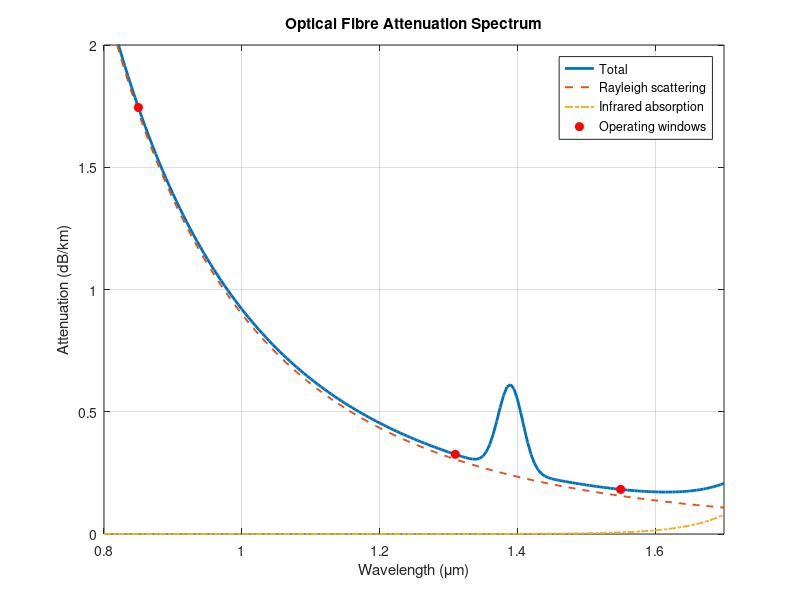
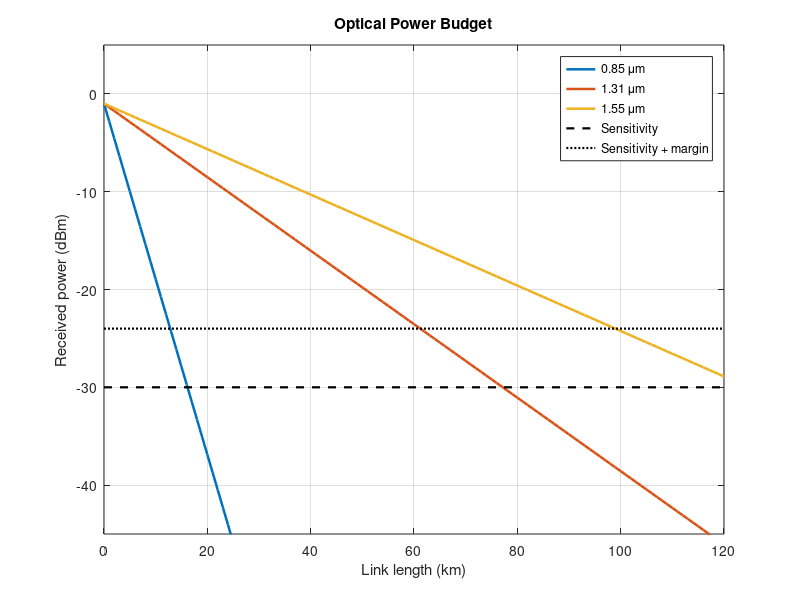
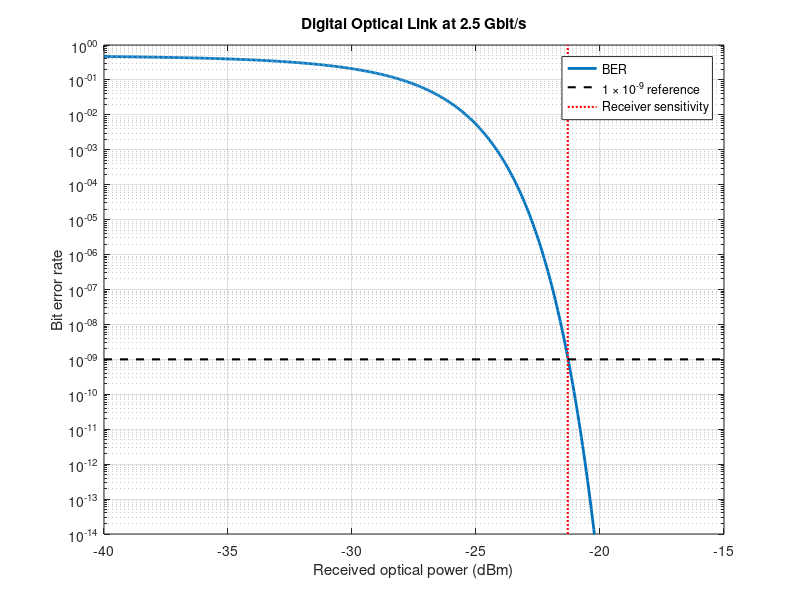
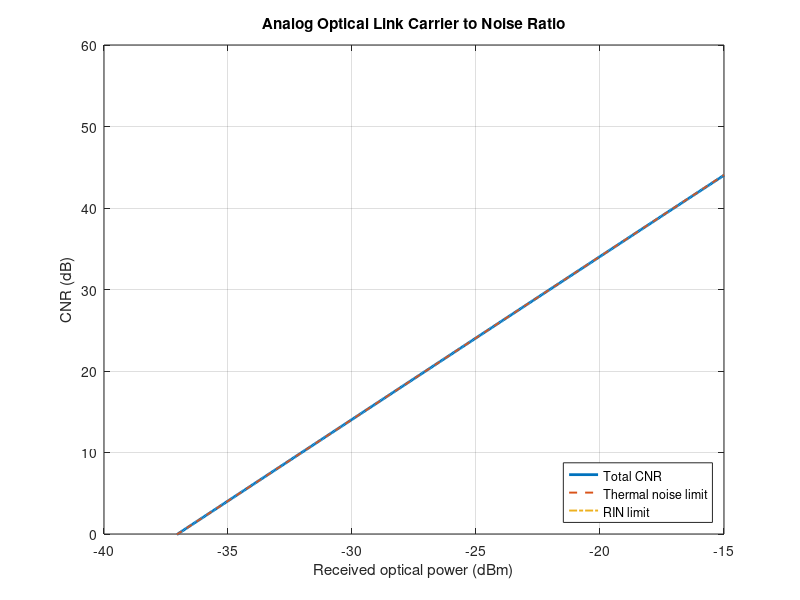

Source code (MATLAB) for these figures, in order:
% Experiment 15 : Optical Fibre Link - Analog Link, Digital Link and Fibre Loss
% Syllabus experiments 4, 5 and 6, implemented as MATLAB link computations.
clc; clear; close all;

%% PART A : Fibre attenuation against wavelength
lam  = 0.8:0.005:1.7;                          % wavelength (um)
Aray = 0.9./lam.^4;                            % Rayleigh scattering
Air  = 6.5e-3*exp((lam-1.55)/0.06);            % infrared absorption
Aoh  = 0.35*exp(-((lam-1.39)/0.025).^2);       % hydroxyl ion peak
Atot = Aray + Air + Aoh + 0.02;

fprintf('PART A : Fibre attenuation\n');
win = [0.85 1.31 1.55];
nam = {'First','Second','Third'};
fprintf('%10s %14s %18s\n','Window','Wavelength (um)','Attenuation (dB/km)');
alp = zeros(1,3);
for k = 1:3
    [~,i] = min(abs(lam-win(k)));
    alp(k) = Atot(i);
    fprintf('%10s %14.2f %18.4f\n',nam{k},win(k),alp(k));
end
[amin,imin] = min(Atot);
fprintf('\nMinimum attenuation %.4f dB/km at %.3f um\n',amin,lam(imin));
fprintf('Rayleigh scattering varies as 1/lambda^4 and dominates below\n');
fprintf('1.3 um; infrared absorption rises beyond 1.6 um. The minimum\n');
fprintf('between them is the reason long haul systems work at 1.55 um.\n\n');

%% PART B : Optical power budget and maximum link length
Ptx     = 0;                % launched power (dBm)
Prx     = -30;              % receiver sensitivity (dBm)
Lconn   = 0.5;              % connector loss (dB each)
Nconn   = 2;
Lsplice = 0.1;              % splice loss (dB each)
Lspan   = 2;                % splice spacing (km)
Margin  = 6;                % system margin (dB)

fprintf('PART B : Power budget at 1.55 um\n');
fprintf('  Launched power        = %.1f dBm\n',Ptx);
fprintf('  Receiver sensitivity  = %.1f dBm\n',Prx);
fprintf('  Total budget          = %.1f dB\n',Ptx-Prx);
fprintf('  Connector loss        = %.1f dB\n',Nconn*Lconn);
fprintf('  System margin         = %.1f dB\n',Margin);
avail = (Ptx-Prx) - Nconn*Lconn - Margin;
fprintf('  Available for fibre   = %.1f dB\n',avail);
Lmax = avail/(alp(3) + Lsplice/Lspan);
fprintf('  Fibre attenuation     = %.4f dB/km\n',alp(3));
fprintf('  Splice loss           = %.3f dB/km\n',Lsplice/Lspan);
fprintf('  Maximum link length   = %.2f km\n\n',Lmax);

%% PART C : Digital link, bit error rate against received power
Rb    = 2.5e9;
lamd  = 1.55e-6;
h     = 6.626e-34; cc = 3e8; q = 1.602e-19;
Rresp = 0.9;                                 % responsivity (A/W)
Id    = 5e-9;                                % dark current (A)
RL    = 50; T = 300; kB = 1.381e-23;
Fn    = 3;                                   % amplifier noise figure (linear)
Be    = Rb/2;

Prx_dBm = -40:0.05:-15;
Prx_W   = 1e-3*10.^(Prx_dBm/10);
Ip      = Rresp*Prx_W;
sig_sh  = sqrt(2*q*(Ip+Id)*Be);
sig_th  = sqrt(4*kB*T*Fn*Be/RL);
% Shot and thermal noise are statistically independent, so their variances
% add. The total rms noise is the square root of the sum of the squares,
% not the sum of the two rms values.
sig_tot = sqrt(sig_sh.^2 + sig_th.^2);
Qf      = Ip./sig_tot;
BER     = 0.5*erfc(Qf/sqrt(2));

fprintf('PART C : Digital link at %.1f Gbit/s\n',Rb/1e9);
fprintf('%14s %12s %16s\n','Power (dBm)','Q factor','BER');
for p = [-35 -30 -28 -26 -24 -22 -20]
    [~,i] = min(abs(Prx_dBm-p));
    fprintf('%14.1f %12.2f %16.3e\n',p,Qf(i),BER(i));
end
[~,i9] = min(abs(BER-1e-9));
fprintf('\nReceiver sensitivity at BER = 1e-9 : %.2f dBm (Q = %.2f)\n',...
        Prx_dBm(i9),Qf(i9));
fprintf('A bit error rate of 1e-9 corresponds to Q = 6, which is the\n');
fprintf('standard design point for a digital optical receiver.\n\n');

%% PART D : Analog link, carrier to noise ratio
m      = 0.5;                                % optical modulation index
RIN_dB = -155;                               % relative intensity noise (dB/Hz)
Ba     = 4e6;                                % analog bandwidth (Hz)
RIN    = 10^(RIN_dB/10);
Ipa    = Rresp*Prx_W;
Csig   = 0.5*(m*Ipa).^2;
Nrin   = RIN*Ipa.^2*Ba;
Nsh    = 2*q*Ipa*Ba;
Nth    = 4*kB*T*Fn*Ba/RL;
CNR    = 10*log10(Csig./(Nrin+Nsh+Nth));

fprintf('PART D : Analog link, modulation index %.1f\n',m);
fprintf('%14s %12s %12s %12s %12s\n',...
        'Power (dBm)','CNR (dB)','RIN share','Shot share','Thermal share');
for p = [-30 -25 -20 -15]
    [~,i] = min(abs(Prx_dBm-p));
    tot = Nrin(i)+Nsh(i)+Nth;
    fprintf('%14.1f %12.2f %12.3f %12.3f %12.3f\n',...
            p,CNR(i),Nrin(i)/tot,Nsh(i)/tot,Nth/tot);
end
fprintf('\nAt low received power the thermal noise of the receiver dominates\n');
fprintf('and the carrier to noise ratio rises 2 dB for every 1 dB of\n');
fprintf('optical power. At high power the relative intensity noise of the\n');
fprintf('source dominates and the carrier to noise ratio saturates.\n');

%% Figure 1 : attenuation spectrum
figure;
plot(lam,Atot,'LineWidth',2); hold on;
plot(lam,Aray,'--','LineWidth',1.4);
plot(lam,Air,'-.','LineWidth',1.4);
for k = 1:3, plot(win(k),alp(k),'ro','MarkerFaceColor','r','MarkerSize',6); end
grid on; axis([0.8 1.7 0 2]);
xlabel('Wavelength (\mum)'); ylabel('Attenuation (dB/km)');
legend('Total','Rayleigh scattering','Infrared absorption','Operating windows');
title('Optical Fibre Attenuation Spectrum');

%% Figure 2 : power budget against link length
figure;
Lk = 0:1:120;
for k = 1:3
    plot(Lk,Ptx - Nconn*Lconn - (alp(k)+Lsplice/Lspan)*Lk,'LineWidth',1.8); hold on;
end
plot([0 120],[Prx Prx],'k--','LineWidth',1.6);
plot([0 120],[Prx+Margin Prx+Margin],'k:','LineWidth',1.6);
grid on; axis([0 120 -45 5]);
xlabel('Link length (km)'); ylabel('Received power (dBm)');
legend('0.85 \mum','1.31 \mum','1.55 \mum','Sensitivity','Sensitivity + margin');
title('Optical Power Budget');

%% Figure 3 : digital link performance
figure;
semilogy(Prx_dBm,BER,'LineWidth',2); hold on;
semilogy([min(Prx_dBm) max(Prx_dBm)],[1e-9 1e-9],'k--','LineWidth',1.5);
plot([Prx_dBm(i9) Prx_dBm(i9)],[1e-14 1],'r:','LineWidth',1.5);
grid on; axis([-40 -15 1e-14 1]);
xlabel('Received optical power (dBm)'); ylabel('Bit error rate');
legend('BER','1 \times 10^{-9} reference','Receiver sensitivity');
title(sprintf('Digital Optical Link at %.1f Gbit/s',Rb/1e9));

%% Figure 4 : analog link carrier to noise ratio
figure;
plot(Prx_dBm,CNR,'LineWidth',2); hold on;
plot(Prx_dBm,10*log10(Csig./Nth),'--','LineWidth',1.4);
plot(Prx_dBm,10*log10(Csig./Nrin),'-.','LineWidth',1.4);
grid on; axis([-40 -15 0 60]);
xlabel('Received optical power (dBm)'); ylabel('CNR (dB)');
legend('Total CNR','Thermal noise limit','RIN limit','Location','southeast');
title('Analog Optical Link Carrier to Noise Ratio');
